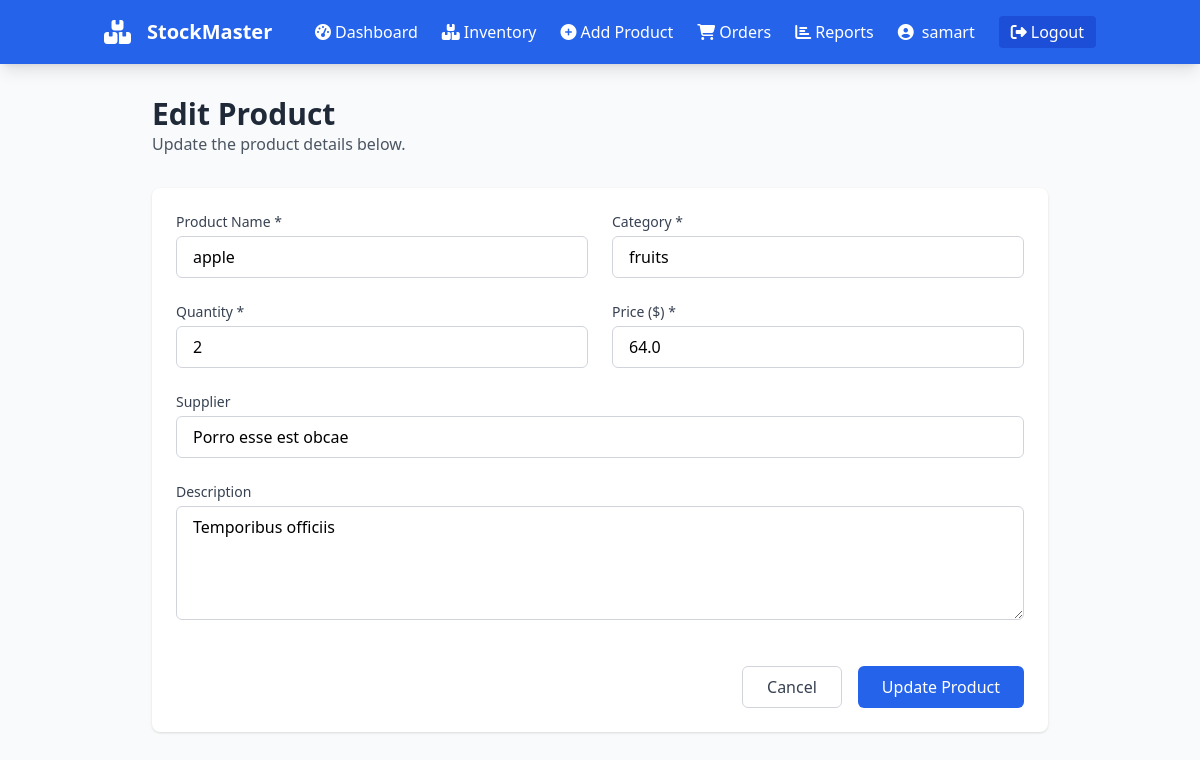
The app's page /edit_product/2 (signed in) with its own data.
### models.py (models this page shows, shortened)
class User(UserMixin, db.Model):
    id = db.Column(db.Integer, primary_key=True)
    username = db.Column(db.String(80), unique=True, nullable=False)
    email = db.Column(db.String(120), unique=True, nullable=False)
    password_hash = db.Column(db.String(128))
    created_at = db.Column(db.DateTime, default=datetime.utcnow)
    products = db.relationship('Product', backref='user', lazy=True)
    orders = db.relationship('Order', backref='user', lazy=True)

class Product(db.Model):
    id = db.Column(db.Integer, primary_key=True)
    name = db.Column(db.String(100), nullable=False)
    category = db.Column(db.String(50))
    quantity = db.Column(db.Integer, nullable=False)
    price = db.Column(db.Float, nullable=False)
    supplier = db.Column(db.String(100))
    description = db.Column(db.Text)
    created_at = db.Column(db.DateTime, default=datetime.utcnow)
    updated_at = db.Column(db.DateTime, default=datetime.utcnow, onupdate=datetime.utcnow)
    user_id = db.Column(db.Integer, db.ForeignKey('user.id'), nullable=False)

### app.py (the view, shortened to what this page needs)
@app.route('/edit_product/<int:product_id>', methods=['GET', 'POST'])
@login_required
def edit_product(product_id):
    product = Product.query.filter_by(id=product_id, user_id=current_user.id).first_or_404()
    return render_template('edit_product.html', product=product)

### app.py (called while the page is built)
@login_manager.user_loader
def load_user(user_id):
    return User.query.get(int(user_id))

### templates/edit_product.html (shortened to what this page needs)
{% extends "base.html" %}
{% block content %}
<div class="max-w-4xl mx-auto">
    <div class="mb-8">
        <h1 class="text-3xl font-bold text-gray-800">Edit Product</h1>
        <p class="text-gray-600">Update the product details below.</p>
    </div>
    <div class="bg-white rounded-lg shadow p-6">
        <form method="POST" class="space-y-6">
            <div class="grid grid-cols-1 md:grid-cols-2 gap-6">
                <div>
                    <label for="name" class="block text-sm font-medium text-gray-700 mb-1">Product Name *</label>
                    <input type="text" id="name" name="name" value="{{ product.name }}" required
                           class="w-full px-4 py-2 border border-gray-300 rounded-md focus:outline-none focus:ring-2 focus:ring-blue-500 focus:border-blue-500 transition duration-300">
                </div>
                <div>
                    <label for="category" class="block text-sm font-medium text-gray-700 mb-1">Category *</label>
                    <input type="text" id="category" name="category" value="{{ product.category }}" required
                           class="w-full px-4 py-2 border border-gray-300 rounded-md focus:outline-none focus:ring-2 focus:ring-blue-500 focus:border-blue-500 transition duration-300">
                </div>
                <div>
                    <label for="quantity" class="block text-sm font-medium text-gray-700 mb-1">Quantity *</label>
                    <input type="number" id="quantity" name="quantity" min="0" value="{{ product.quantity }}" required
                           class="w-full px-4 py-2 border border-gray-300 rounded-md focus:outline-none focus:ring-2 focus:ring-blue-500 focus:border-blue-500 transition duration-300">
                </div>
                <div>
                    <label for="price" class="block text-sm font-medium text-gray-700 mb-1">Price ($) *</label>
                    <input type="number" id="price" name="price" min="0" step="0.01" value="{{ product.price }}" required
                           class="w-full px-4 py-2 border border-gray-300 rounded-md focus:outline-none focus:ring-2 focus:ring-blue-500 focus:border-blue-500 transition duration-300">
                </div>
                <div class="md:col-span-2">
                    <label for="supplier" class="block text-sm font-medium text-gray-700 mb-1">Supplier</label>
                    <input type="text" id="supplier" name="supplier" value="{{ product.supplier or '' }}"
                           class="w-full px-4 py-2 border border-gray-300 rounded-md focus:outline-none focus:ring-2 focus:ring-blue-500 focus:border-blue-500 transition duration-300">
                </div>
                <div class="md:col-span-2">
                    <label for="description" class="block text-sm font-medium text-gray-700 mb-1">Description</label>
                    <textarea id="description" name="description" rows="4"
                              class="w-full px-4 py-2 border border-gray-300 rounded-md focus:outline-none focus:ring-2 focus:ring-blue-500 focus:border-blue-500 transition duration-300">{{ product.description or '' }}</textarea>
                </div>
            </div>
            <div class="flex justify-end space-x-4 pt-4">
                <a href="{{ url_for('inventory') }}"
                   class="px-6 py-2 border border-gray-300 rounded-md text-gray-700 hover:bg-gray-50 transition duration-300">
                    Cancel
                </a>
                <button type="submit"
                        class="px-6 py-2 bg-blue-600 text-white rounded-md hover:bg-blue-700 focus:outline-none focus:ring-2 focus:ring-blue-500 focus:ring-offset-2 transition duration-300">
                    Update Product
                </button>
            </div>
        </form>
    </div>
</div>
{% endblock %}

### templates/base.html (shortened to what this page needs)
<!DOCTYPE html>
<html lang="en">
<head>
    <script src="https://cdn.tailwindcss.com"></script>
    <link rel="stylesheet" href="https://cdnjs.cloudflare.com/ajax/libs/font-awesome/6.4.0/css/all.min.css">
    <link href="{{ url_for('static', filename='style.css') }}" rel="stylesheet">
</head>
<body class="bg-gray-50">
    {% if current_user.is_authenticated %}
    <nav class="bg-blue-600 text-white shadow-lg">
        <div class="container mx-auto px-4">
            <div class="flex justify-between items-center py-4">
                <div class="flex items-center space-x-4">
                    <i class="fas fa-boxes text-2xl"></i>
                    <h1 class="text-xl font-bold">StockMaster</h1>
                </div>
                <div class="flex items-center space-x-6">
                    <a href="{{ url_for('dashboard') }}" class="hover:text-blue-200 transition duration-300 {% if request.endpoint == 'dashboard' %}font-bold underline{% endif %}">
                        <i class="fas fa-tachometer-alt mr-1"></i>Dashboard
                    </a>
                    <a href="{{ url_for('inventory') }}" class="hover:text-blue-200 transition duration-300 {% if request.endpoint == 'inventory' %}font-bold underline{% endif %}">
                        <i class="fas fa-boxes mr-1"></i>Inventory
                    </a>
                    <a href="{{ url_for('add_product') }}" class="hover:text-blue-200 transition duration-300 {% if request.endpoint == 'add_product' %}font-bold underline{% endif %}">
                        <i class="fas fa-plus-circle mr-1"></i>Add Product
                    </a>
                    <a href="{{ url_for('orders') }}" class="hover:text-blue-200 transition duration-300 {% if request.endpoint == 'orders' %}font-bold underline{% endif %}">
                        <i class="fas fa-shopping-cart mr-1"></i>Orders
                    </a>
                    <a href="{{ url_for('report') }}" class="hover:text-blue-200 transition duration-300 {% if request.endpoint == 'report' %}font-bold underline{% endif %}">
                        <i class="fas fa-chart-bar mr-1"></i>Reports
                    </a>
                    <div class="flex items-center space-x-2">
                        <i class="fas fa-user-circle"></i>
                        <span>{{ current_user.username }}</span>
                    </div>
                    <a href="{{ url_for('logout') }}" class="bg-blue-700 hover:bg-blue-800 px-3 py-1 rounded transition duration-300">
                        <i class="fas fa-sign-out-alt mr-1"></i>Logout
                    </a>
                </div>
            </div>
        </div>
    </nav>
    {% endif %}
    <main class="container mx-auto px-4 py-8">
        {% block content %}{% endblock %}
    </main>
</body>
</html>

### static/style.css (style rules this page uses)
* { transition: color 0.3s ease, background-color 0.3s ease, border-color 0.3s ease, box-shadow 0.3s ease, transform 0.2s ease; }

### records on screen
User: username "samart"
Product: name "apple", category "fruits", quantity "2", price "64.0", supplier "Porro esse est obcae", description "Temporibus officiis"
